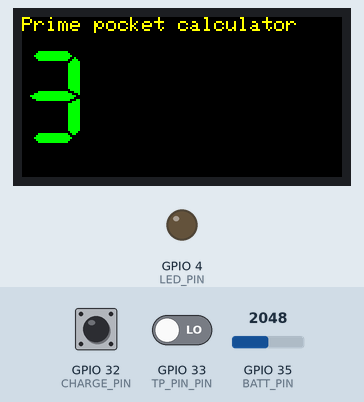
Bench run of a program on a simulated ESP32. Parts: 160×80 colour display, output pins drawn as LEDs (lit = HIGH). The inputs (shaded band) are chosen by the test bench; at power-on: GPIO 33 (TP_PIN_PIN) LOW, GPIO 32 (CHARGE_PIN) HIGH, GPIO 35 (BATT_PIN) = 2048. What the program prints to the serial monitor is not drawn.

Above: at 1.3 s.
1.4 s: GPIO 33 (TP_PIN_PIN) driven HIGH
At 3.1 s:
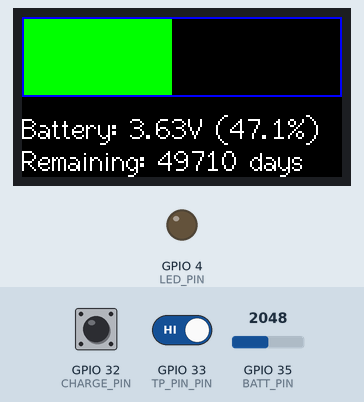
3.7 s: GPIO 32 (CHARGE_PIN) pulled LOW for 1.25 s
At 4.6 s:
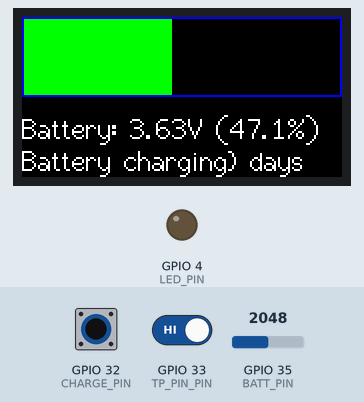
6.7 s: GPIO 35 (BATT_PIN) set to 2866
At 8.4 s:
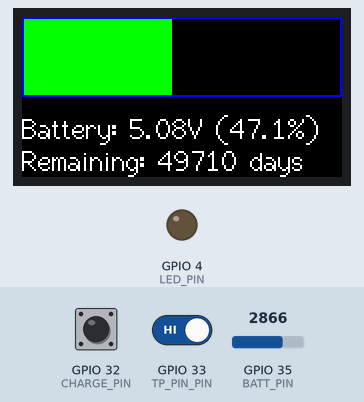
8.7 s: GPIO 35 (BATT_PIN) set to 3603
At 10.1 s:
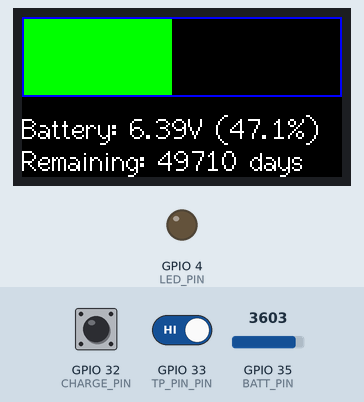
10.8 s: GPIO 32 (CHARGE_PIN) pulled LOW for 1.25 s
At 12.1 s:
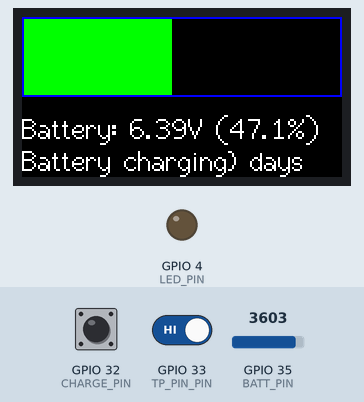
13.8 s: GPIO 33 (TP_PIN_PIN) driven LOW
At 15.2 s:
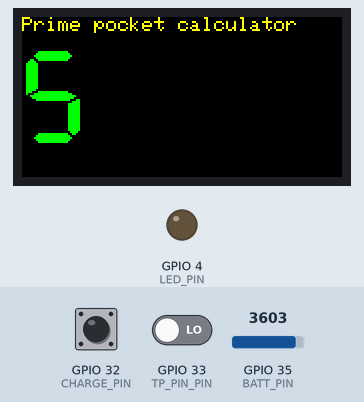
Timing chart, 0 to 16.8 s (numbered marks = the images above; inputs shaded):
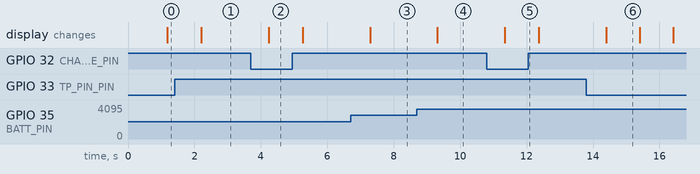

Measured:
- after the input at 1.4 s, the display: changes after 0.81 s (image 1)
- after the input at 3.7 s, the display: changes after 0.54 s (image 2)
- after the input at 6.7 s, the display: changes after 0.59 s (image 3)
- after the input at 8.7 s, the display: changes after 0.62 s (image 4)
- after the input at 10.8 s, the display: changes after 0.55 s (image 5)
- after the input at 13.8 s, the display: changes after 0.60 s (image 6)
- what the display in image 6 shows lasts 1.0 s, from 14.4 s to 15.4 s

The program:

main.cpp
```cpp
#include <TFT_eSPI.h>
#include <esp_sleep.h>
#include <esp_bt.h>
#include <esp_bt_main.h>
#include <esp_wifi.h>

// ------------------------------------------------------------------------

// Fonts to be used on the screen
const int PRIME_FONT = 7;
const int MSG_FONT = 1;
const int PWR_FONT = 2;
const int ERROR_FONT = 2;

// Pin mappings
const int LED_PIN = 4;
const int CHARGE_PIN = 32;
const int TP_PIN_PIN = 33;
const int TP_PWR_PIN = 25;
const int BATT_PIN = 35;

// Other constants
const int VREF = 1100;                      // Vref for the ESP32 ADC
const int SLEEP_INTERVAL = 1000000;         // 1.0 sec (in us) -- the ESP will wakeup every sec to update the display
const int BAT_DELAY = 1000;                 // 1.0 sec (in ms) -- Time it will display the battery status

const long MAX_PRIME = 100001;              // Max size of a prime to calculate
bool* prime;                                // Dynamically defined array for keeping primes
unsigned long primeIndex = 0;               // This points to the next potencial prime to be displayed

TFT_eSPI tft;                               // The TFT display

float battery_voltage;                      // Last read battery voltage
const int V_UPDATE_INTERVAL = 5000;         // Update battery values every 5 seconds
const double V_DIE_THRESOLD = 3.0;          // Threshold for ESP32 to turn off
const double V_MAX_VOLTAGE = 4.34;          // Max battery charge

// ------------------------------------------------------------------------

// Calculate prime numbers using the Sieve of Eratosthenes algorithm. The results are stored in the prime buffer
void calculatePrimes(bool* prime, unsigned long N)
{
    // Initialize all numbers as prime except for 0 and 1
    memset(prime, true, N);
    prime[0] = false;
    prime[1] = false;

    // Perform Sieve of Eratosthenes
    for (unsigned long p = 2; p*p <= N; p++) {
        if (prime[p] == true) {
            // Update all multiples of p as not prime
            for (unsigned long i = p*p; i <= N; i+= p) {
                prime[i] = false;
            }
        }
    }
}


// ------------------------------------------------------------------------

void setup() {
  // Deactivate all devices that we don't need so that we save energy
  esp_bluedroid_disable();
  esp_bt_controller_disable();
  esp_wifi_stop();

  // Start serial for debugging info
  Serial.begin(115200);
  Serial.println("");
  Serial.println("Prime Pocket Calculator -- Alive and kicking!");
  Serial.println();

  // Initialize TFT
  tft.init();
  tft.fillRect(0, 0, TFT_WIDTH, TFT_HEIGHT, TFT_BLACK);
  tft.setRotation(1);
  tft.setTextColor(TFT_YELLOW, TFT_BLACK);
  tft.drawString("Prime pocket calculator", 0, 0, MSG_FONT);
  tft.setTextColor(TFT_GREEN, TFT_BLACK);

  // Configure digital pins (baterry, led and touch)
  pinMode(LED_PIN, OUTPUT);
  pinMode(CHARGE_PIN, INPUT_PULLUP);
  pinMode(TP_PIN_PIN, INPUT);
  pinMode(TP_PWR_PIN, PULLUP);
  digitalWrite(TP_PWR_PIN, HIGH);

  // Alocate memory to calculate primes. If not possible, abort and put device to sleep.
  prime = (bool*) malloc(MAX_PRIME);
  if (prime == NULL) {
    Serial.println("Not enough memory for calculating primes.");
    tft.drawString("Not enough memory!", 0, 3*tft.fontHeight(MSG_FONT), ERROR_FONT);
    esp_light_sleep_start();
  }

  // Calculate prime numbers
  calculatePrimes(prime, MAX_PRIME);

  // Prepare device for sleeping while not actively working
  esp_sleep_enable_timer_wakeup(SLEEP_INTERVAL);
}

// ------------------------------------------------------------------------

// Get the calibrated battery voltage
float getVoltage()
{
  // In this hardware the voltage is provided by a 2:1 voltage voltage divider, from a 3.3 source. Thus, we need to multiply by 2*3.3
  return (analogRead(BATT_PIN) / 4095.0) * 2.0 * 3.3 * (VREF / 1000.0);
}

double lastVoltage = V_DIE_THRESOLD;      // Last voltage that was read from battery
unsigned long lastTime = 0;               // Last time the battery was read
unsigned long timeToDie = 0;              // Time until the battery quits (in seconds)

// Update the voltages being read from battery
void updateVoltages()
{
  // Only updates if more than one second has passed and the voltage reading changed by more than 0.01V
  double currentVoltage = getVoltage();
  unsigned long currentTime = millis();
  if ((abs(currentVoltage - lastVoltage) >= 0.01) &&
      (currentTime - lastTime >= 1000)) {

    // Discharge rate in Volts/Second
    double dischargeRate = 1000.0 * (currentVoltage - lastVoltage) / (currentTime - lastTime);
    timeToDie = (unsigned long)(- (currentVoltage - V_DIE_THRESOLD) / dischargeRate);

    lastVoltage = currentVoltage;
    lastTime = currentTime;
  }
}

// Display voltages on the screen when the button is pressed
void displayVoltage() {
  double percentageFull = 0.0;
  if (lastVoltage > V_DIE_THRESOLD) {
    percentageFull = (lastVoltage - V_DIE_THRESOLD) / (V_MAX_VOLTAGE - V_DIE_THRESOLD);
    percentageFull = (percentageFull > 1.0) ? 1.0 : percentageFull;
  }

  // Use RED is less than 10%, YELLOW for between 10% and 30%, GREEN in above 30%
  uint32_t fillColor = TFT_GREEN;
  if (percentageFull <= 0.10) {
    fillColor = TFT_RED;
  } else if (percentageFull <= 0.30) {
    fillColor = TFT_YELLOW;
  }

  // Draw a bar showing the percentage full
  tft.fillRect(0, 0, (int)(TFT_HEIGHT*percentageFull), TFT_WIDTH/2, fillColor);
  tft.fillRect((int)(TFT_HEIGHT*percentageFull), 0, TFT_HEIGHT-(int)(TFT_HEIGHT*percentageFull), TFT_WIDTH/2, TFT_BLACK);
  tft.drawRect(0, 0, TFT_HEIGHT, TFT_WIDTH/2, TFT_BLUE);

  // Display battery values on the screen (voltage and percentage)
  char buf[80];
  sprintf(buf, "Battery: %1.2fV (%3.1f%%)", getVoltage(), percentageFull*100.0);
  tft.setTextColor(TFT_WHITE, TFT_BLACK);
  tft.drawString(buf, 0, 3*tft.fontHeight(PWR_FONT), PWR_FONT);

  if (!digitalRead(CHARGE_PIN)) {
    sprintf(buf, "Battery charging");
  } else if (lastVoltage < V_DIE_THRESOLD) {
    sprintf(buf, "Battery empty");
  } else {
    unsigned long timeToDecompose = timeToDie;
    unsigned long hours = timeToDecompose / 3600;
    timeToDecompose%= 3600;
    unsigned long mins = timeToDecompose / 60;

    if (hours >= 24) {
      unsigned long days = hours/24;
      sprintf(buf, "Remaining: %02lu days", days);
    } else {
      sprintf(buf, "Remaining: %02luh %02lum", hours, mins);
    }
  }
  tft.drawString(buf, 0, 4*tft.fontHeight(PWR_FONT), PWR_FONT);

  delay(BAT_DELAY);
}

// ------------------------------------------------------------------------

void loop() {
  // Update and display Voltages if button is pressed
  updateVoltages();

  if (digitalRead(TP_PIN_PIN)) {
    tft.fillRect(0, 0, TFT_HEIGHT, TFT_WIDTH, TFT_BLACK);
    do {
      displayVoltage();
    } while (digitalRead(TP_PIN_PIN));

    // Reset screen to normal mode
    tft.fillRect(0, 0, TFT_HEIGHT, TFT_WIDTH, TFT_BLACK);
    tft.setTextColor(TFT_YELLOW, TFT_BLACK);
    tft.drawString("Prime pocket calculator", 0, 0, MSG_FONT);
  }

  // Turn on or off the led according to the charging state of the battery
  digitalWrite(LED_PIN, !digitalRead(CHARGE_PIN));

  // Find next prime to be displayed by checking the prime array (prime[i] is true if i is prime)
  while (prime[primeIndex] == false)
    primeIndex = (primeIndex + 1) % MAX_PRIME;

  // Draw prime to the display
  tft.setTextColor(TFT_GREEN, TFT_BLACK);
  tft.drawString("     ", 0, 2*tft.fontHeight(MSG_FONT), PRIME_FONT);
  tft.drawString(String(primeIndex), 0, 2*tft.fontHeight(MSG_FONT), PRIME_FONT);
  primeIndex = (primeIndex + 1) % MAX_PRIME;

  // Go to sleep for another second
  esp_light_sleep_start();
}
```
